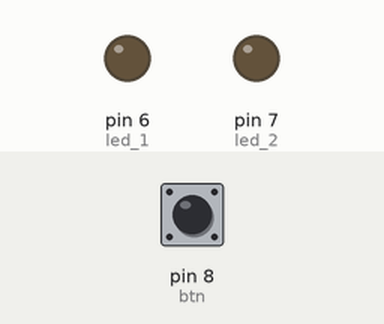
Recording of a sketch running on a simulated Arduino Uno, built with avr-gcc and run on an emulated ATmega328P. Parts: output pins drawn as LEDs (lit = HIGH). Inputs (shaded band) come from the test bench; at power-on: pin 8 (btn) HIGH. What the sketch prints to the serial monitor is not drawn.

Above: at 1.2 s.
1.3 s: pin 8 (btn) pulled LOW for 0.15 s
At 2.0 s:
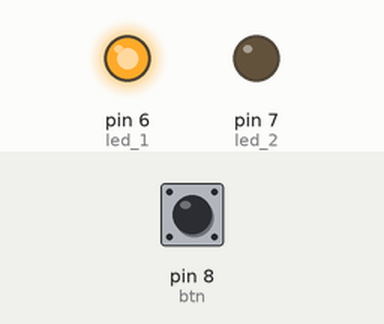
Timing chart, 0 to 4.3 s (numbered marks = the images above; inputs shaded):
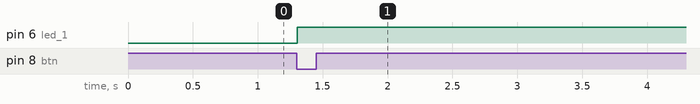

Measured:
- after the input at 1.3 s, pin 6 (led_1): LOW → HIGH at once

The sketch:

module_2.ino
```cpp
#define led_1 6
#define led_2 7
#define btn 8

void setup() {
    pinMode(btn, INPUT_PULLUP);
    pinMode(btn, INPUT);
    pinMode(led_1, OUTPUT);
    pinMode(led_2, OUTPUT);
    Serial.begin(9600);
}

void loop() {
    btnPush();
}

void WORKING_LED() {
    unsigned char redLed_state = 0;

    unsigned long previous_Millis = 0;
    unsigned long current_Millis = millis();

    if (current_Millis - previous_Millis >= 500) {
        previous_Millis = current_Millis;
        if (redLed_state == 0) {
            redLed_state = 1;
        } else {
            redLed_state = 0;
        }
        digitalWrite(led_1, redLed_state);
    }
}
```

led.ino
```cpp

```

sw.ino
```cpp
void btnPush() {
    static unsigned char oldBtn = 0, newBtn = 0;
    static unsigned char ledState = 0;

    Serial.println(newBtn);
    newBtn = digitalRead(8);
    if(oldBtn != newBtn) {
        oldBtn = newBtn;
        if(newBtn == 0) {
            WORKING_LED();
        }
    }
}
```
